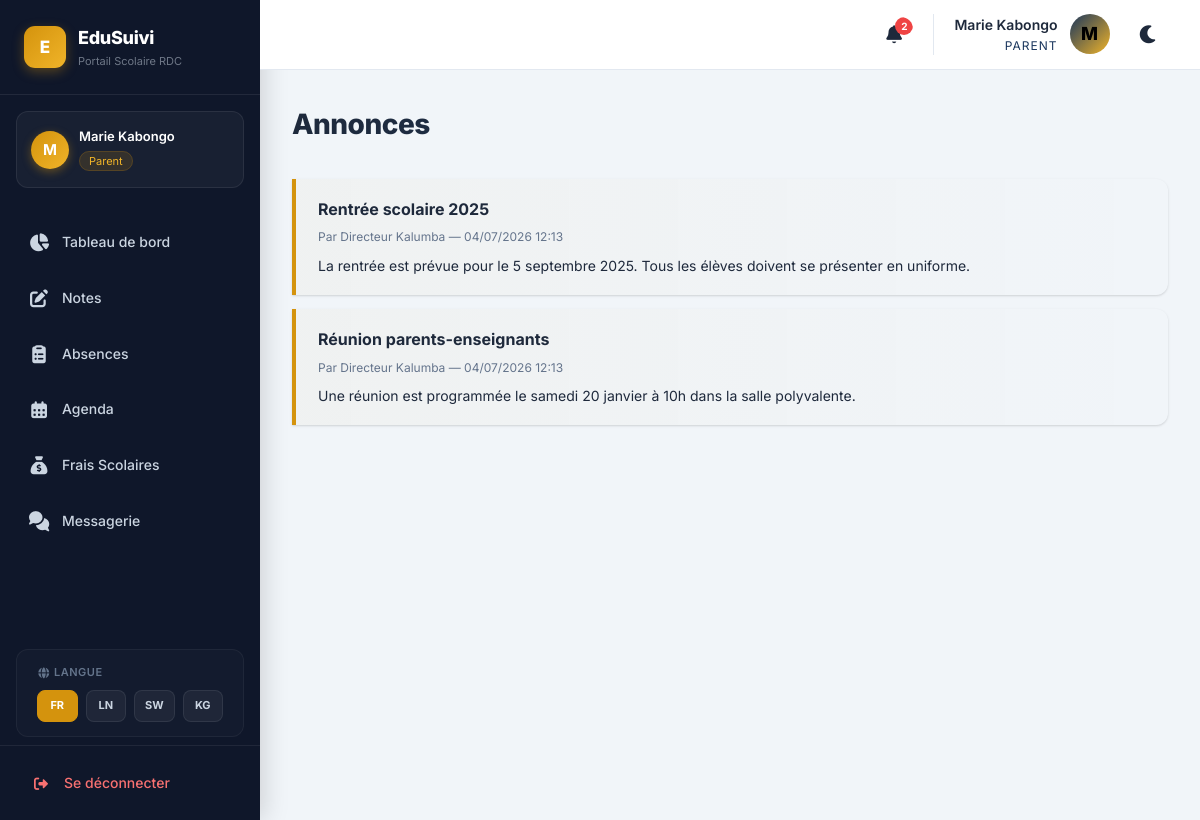
Screenshot of /parent/announcements.php (signed in) with the database file from the repository.
### tables this page shows
CREATE TABLE `announcements` (
  `id` int(11) NOT NULL AUTO_INCREMENT,
  `title` varchar(200) NOT NULL,
  `content` text NOT NULL,
  `author_id` int(11) NOT NULL,
  `target` enum('all','teachers','parents','class') DEFAULT 'all',
  `target_class_id` int(11) DEFAULT NULL,
  `created_at` timestamp NOT NULL DEFAULT current_timestamp(),
  PRIMARY KEY (`id`),
  KEY `author_id` (`author_id`),
  KEY `target_class_id` (`target_class_id`),
  CONSTRAINT `announcements_ibfk_1` FOREIGN KEY (`author_id`) REFERENCES `users` (`id`) ON DELETE CASCADE,
  CONSTRAINT `announcements_ibfk_2` FOREIGN KEY (`target_class_id`) REFERENCES `classes` (`id`) ON DELETE SET NULL
);

CREATE TABLE `users` (
  `id` int(11) NOT NULL AUTO_INCREMENT,
  `name` varchar(100) NOT NULL,
  `email` varchar(100) NOT NULL,
  `password` varchar(255) NOT NULL,
  `role` enum('school','admin','teacher','parent') NOT NULL,
  `school_id` int(11) DEFAULT NULL,
  `reset_token` varchar(64) DEFAULT NULL,
  `reset_token_expiry` datetime DEFAULT NULL,
  `created_at` timestamp NOT NULL DEFAULT current_timestamp(),
  PRIMARY KEY (`id`),
  UNIQUE KEY `email` (`email`),
  KEY `fk_users_school` (`school_id`),
  KEY `idx_reset_token` (`reset_token`),
  CONSTRAINT `fk_users_school` FOREIGN KEY (`school_id`) REFERENCES `schools` (`id`) ON DELETE SET NULL
);

### includes/config.php (called while the page is built, shortened)
<?php
function escape($str) {
    return htmlspecialchars($str, ENT_QUOTES, 'UTF-8');
}

### parent/announcements.php (the view, shortened to what this page needs)
<?php require_once __DIR__ . '/../includes/header.php'; requireRole('parent');
$announcements = $pdo->query("
    SELECT a.*, u.name as author_name
    FROM announcements a JOIN users u ON a.author_id = u.id
    WHERE a.target IN ('all','parents')
    ORDER BY a.created_at DESC
")->fetchAll();
?>
<div class="page-header"><h2>Annonces</h2></div>
<?php foreach ($announcements as $a): ?>
<div class="announcement-card">
    <h4><?= escape($a['title']) ?></h4>
    <div class="meta">Par <?= escape($a['author_name']) ?> — <?= date('d/m/Y H:i', strtotime($a['created_at'])) ?></div>
    <p><?= nl2br(escape($a['content'])) ?></p>
</div>
<?php endforeach; ?>
<?php require_once __DIR__ . '/../includes/footer.php'; ?>

### css/style.css (style rules this page uses)
:root { --primary: #1a365d; --primary-light: #2a4a7f; --primary-dark: #0f2341; --gold: #d4930d; --gold-light: #f0b429; --gold-dark: #b07a0a; --success: #1b7a43; --success-light: #ebf7ee; --danger: #dc2626; --danger-light: #fee2e2; --warning: #f59e0b; --warning-light: #fef3c7; --bg: #f1f5f9; --card: #ffffff; --text: #1e293b; --text-muted: #64748b; --border: #e2e8f0; --sidebar-bg: #0f172a; --sidebar-text: #cbd5e1; --sidebar-active: var(--gold); --radius: 12px; --shadow: 0 1px 3px rgba(0,0,0,0.1), 0 1px 2px rgba(0,0,0,0.06); --shadow-md: 0 4px 6px -1px rgba(0,0,0,0.1), 0 2px 4px -1px rgba(0,0,0,0.06); --shadow-lg: 0 10px 15px -3px rgba(0,0,0,0.1); --transition: all 0.25s cubic-bezier(0.4, 0, 0.2, 1); }
* { margin: 0; padding: 0; box-sizing: border-box; }
html, body { height: 100%; scroll-behavior: smooth; }
body { font-family: 'Inter', 'Segoe UI', system-ui, -apple-system, sans-serif; background: var(--bg); color: var(--text); line-height: 1.6; -webkit-font-smoothing: antialiased; overflow-x: hidden; }
.page-header { margin-bottom: 32px; }
.page-header h2 { font-size: 28px; font-weight: 800; letter-spacing: -0.5px; background: linear-gradient(135deg, var(--text), var(--primary)); -webkit-background-clip: text; -webkit-text-fill-color: transparent; background-clip: text; }
.announcement-card { border-left: 4px solid var(--gold); padding: 18px 22px; margin-bottom: 14px; background: linear-gradient(90deg, rgba(212,147,13,0.03), transparent); border-radius: 0 var(--radius) var(--radius) 0; box-shadow: var(--shadow); transition: var(--transition); }
.announcement-card h4 { font-size: 16px; font-weight: 700; margin-bottom: 5px; }
.announcement-card .meta { font-size: 12px; color: var(--text-muted); margin-bottom: 8px; }
.announcement-card p { font-size: 14px; color: var(--text); }
:root { --wa-green: #25D366; --wa-green-dark: #128C7E; --wa-green-light: #dcf8c6; --wa-sidebar-bg: #111b21; --wa-sidebar-hover: #202c33; --wa-chat-bg: #efeae2; --wa-header-bg: #202c33; --wa-input-bg: #2a3942; --wa-bubble-out: #d9fdd3; --wa-bubble-in: #ffffff; --wa-text-muted-wa: #8696a0; --wa-tick-color: #53bdeb; }

### rows the page displays
announcements: title "Rentrée scolaire 2025", author.name "Directeur Kalumba", created_at "04/07/2026 12:13", content "La rentrée est prévue pour le 5 septembre 2025. Tous les élèves doivent se présenter en uniforme."
announcements: title "Réunion parents-enseignants", author.name "Directeur Kalumba", created_at "04/07/2026 12:13", content "Une réunion est programmée le samedi 20 janvier à 10h dans la salle polyvalente."

### other values shown
t('app_name') "EduSuivi"
t('app_subtitle') "Portail Scolaire RDC"
substr($currentUser['name'], 0, 1) "M"
$currentUser['name'] "Marie Kabongo"
$roleLabels[$currentUser['role']] "Parent"
t($navLabel) "Tableau de bord"
t($navLabel) "Notes"
t($navLabel) "Absences"
t($navLabel) "Agenda"
t($navLabel) "Frais Scolaires"
t($navLabel) "Messagerie"
t('language') "LANGUE"
t('logout') "Se déconnecter"
$notifCount "2"
$currentUser['role'] "PARENT"
